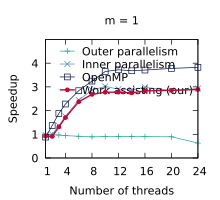

The gnuplot source for this figure:
set title "m = 1"
set terminal pdf size 2.2,2.0
set output "./results/Compactions_n___4,194,304,_m___1.pdf"
set key on
set key top left Left reverse
set key samplen 1.4
set xrange [1:24]
set xtics (1, 4, 8, 12, 16, 20, 24)
set xlabel "Number of threads"
set yrange [0:5]
set ytics (0, 1, 2, 3, 4)
set ylabel "Speedup"
plot './results/Compactions_n___4,194,304,_m___1.dat' using 1:2 title "Outer parallelism" pointsize 0.7 lw 1 pt 1 linecolor rgb "#24A793" with linespoints, \
  './results/Compactions_n___4,194,304,_m___1.dat' using 1:3 title "Inner parallelism" pointsize 0.7 lw 1 pt 2 linecolor rgb "#5287C6" with linespoints, \
  './results/Compactions_n___4,194,304,_m___1.dat' using 1:4 title "OpenMP" pointsize 0.7 lw 1 pt 4 linecolor rgb "#001240" with linespoints, \
  './results/Compactions_n___4,194,304,_m___1.dat' using 1:5 title "Work assisting (our)" pointsize 0.4 lw 2 pt 7 linecolor rgb "#C00A35" with linespoints
